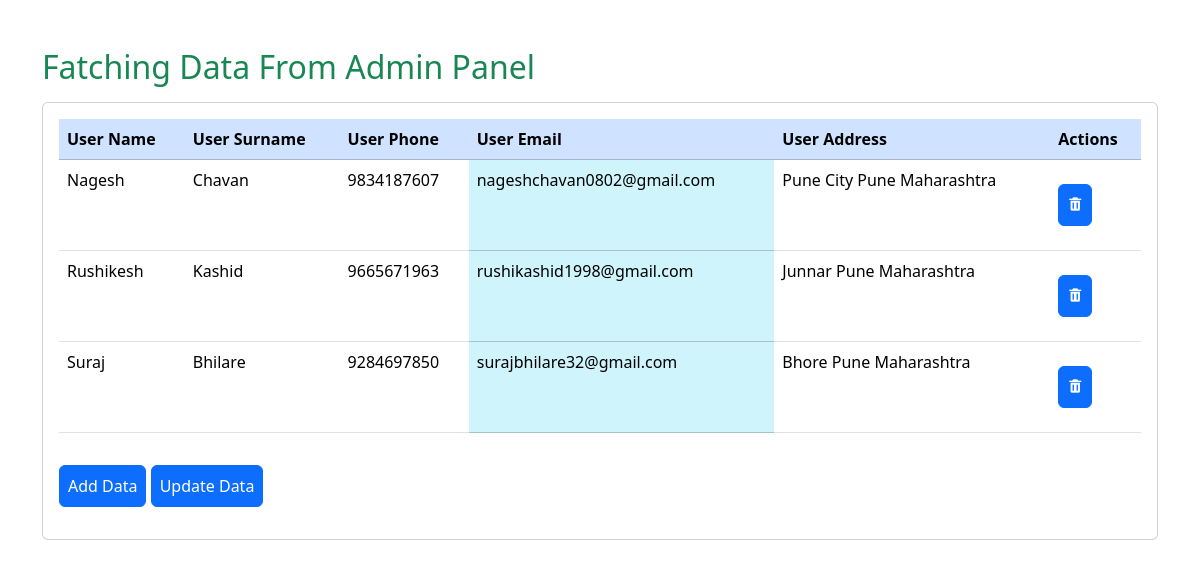
The page / on the database its author committed.
### service/models.py (models this page shows)
class User(models.Model):
    userName = models.CharField(max_length=55)
    userSurname = models.CharField(max_length=55)
    userPhone = models.IntegerField()
    userEmail = models.EmailField(max_length=150)
    userAddress = models.TextField()

### service/views.py (the view)
# urls.py: 2. Add a URL to urlpatterns:  path('', views.home, name='home')
def home(request):
    context = User.objects.all().order_by("id")[:]
    data = {
        "context":context,
    }
    return render(request, 'index.html', data)

### service/templates/index.html (shortened to what this page needs)
<!DOCTYPE html>
<html lang="en">
<head>
    <link href='https://unpkg.com/boxicons@2.1.4/css/boxicons.min.css' rel='stylesheet'>
    <link href="https://cdn.jsdelivr.net/npm/bootstrap@5.3.2/dist/css/bootstrap.min.css" rel="stylesheet">
</head>
<body>
    <section class="mt-5">
        <div class="container">
            <div class="row">
                <div class="col-lg-12 col-md-6 col-sm-6">
                    <h1 class="text-success mb-3 text-start h2">Fatching Data From Admin Panel</h1>
                    <div class="card mb-5">
                        <div class="card-body table-responsive">
                            <table class="table table-border-less table-responsive-sm table-text-start table-md table-hover">
                                <thead>
                                    <tr class="table-primary">
                                        <th>User Name</th>
                                        <th>User Surname</th>
                                        <th>User Phone</th>
                                        <th>User Email</th>
                                        <th>User Address</th>
                                        <th>Actions</th>
                                    </tr>
                                </thead>
                                {% for i in context reversed %}
                                <tbody>
                                    <tr>
                                        <td>{{i.userName}}</td>
                                        <td>{{i.userSurname}}</td>
                                        <td>{{i.userPhone}}</td>
                                        <td class="table-info">{{i.userEmail}}</td>
                                        <td>{{i.userAddress}}</td>
                                        <td>
                                            <a href="/delete/{{i.id}}" class="btn btn-primary p-2 mt-3 mb-3"><i class='bx bxs-trash'></i></a>
                                        </td>
                                    </tr>
                                </tbody>
                                {% endfor %}
                            </table>
                            <a href="{% url 'savedata' %}" class="btn btn-primary p-2 mt-3 mb-3 ">Add Data</a>
                            <a href="edit" class="btn btn-primary p-2 mt-3 mb-3">Update Data</a>
                        </div>
                    </div>
                </div>
            </div>
        </div>
    </section>
</body>
</html>

### rows shown on the page
User: userName "Nagesh", userSurname "Chavan", userPhone "9834187607", userEmail "nageshchavan0802@gmail.com", userAddress "Pune City Pune Maharashtra"
User: userName "Rushikesh", userSurname "Kashid", userPhone "9665671963", userEmail "rushikashid1998@gmail.com", userAddress "Junnar Pune Maharashtra"
User: userName "Suraj", userSurname "Bhilare", userPhone "9284697850", userEmail "surajbhilare32@gmail.com", userAddress "Bhore Pune Maharashtra"
